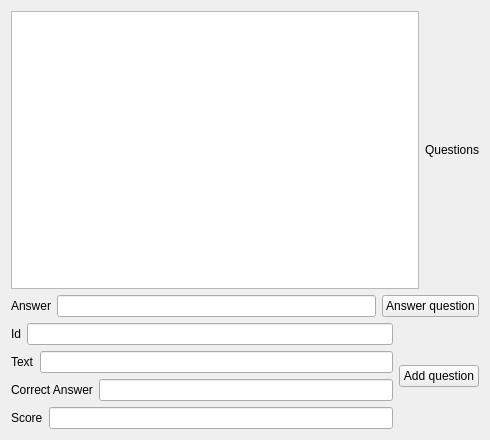
<?xml version="1.0" encoding="UTF-8"?>
<ui version="4.0">
 <class>presenter</class>
 <widget class="QWidget" name="presenter">
  <property name="geometry">
   <rect>
    <x>0</x>
    <y>0</y>
    <width>490</width>
    <height>440</height>
   </rect>
  </property>
  <property name="windowTitle">
   <string>presenter</string>
  </property>
  <layout class="QVBoxLayout" name="verticalLayout_2">
   <item>
    <layout class="QHBoxLayout" name="horizontalLayout">
     <item>
      <widget class="QListWidget" name="listWidget"/>
     </item>
     <item>
      <widget class="QLabel" name="label_questions">
       <property name="text">
        <string>Questions</string>
       </property>
      </widget>
     </item>
    </layout>
   </item>
   <item>
    <layout class="QHBoxLayout" name="horizontalLayout_7">
     <item>
      <layout class="QHBoxLayout" name="horizontalLayout_2">
       <item>
        <widget class="QLabel" name="label_answer">
         <property name="text">
          <string>Answer</string>
         </property>
        </widget>
       </item>
       <item>
        <widget class="QLineEdit" name="lineEdit"/>
       </item>
      </layout>
     </item>
     <item>
      <widget class="QPushButton" name="answerButton">
       <property name="text">
        <string>Answer question</string>
       </property>
      </widget>
     </item>
    </layout>
   </item>
   <item>
    <layout class="QHBoxLayout" name="horizontalLayout_8">
     <item>
      <layout class="QVBoxLayout" name="verticalLayout">
       <item>
        <layout class="QHBoxLayout" name="horizontalLayout_3">
         <item>
          <widget class="QLabel" name="label_id">
           <property name="text">
            <string>Id</string>
           </property>
          </widget>
         </item>
         <item>
          <widget class="QLineEdit" name="idLineEdit"/>
         </item>
        </layout>
       </item>
       <item>
        <layout class="QHBoxLayout" name="horizontalLayout_4">
         <item>
          <widget class="QLabel" name="label_text">
           <property name="text">
            <string>Text</string>
           </property>
          </widget>
         </item>
         <item>
          <widget class="QLineEdit" name="textLineEdit"/>
         </item>
        </layout>
       </item>
       <item>
        <layout class="QHBoxLayout" name="horizontalLayout_5">
         <item>
          <widget class="QLabel" name="label_correct_answer">
           <property name="text">
            <string>Correct Answer</string>
           </property>
          </widget>
         </item>
         <item>
          <widget class="QLineEdit" name="correctAnswerLineEdit"/>
         </item>
        </layout>
       </item>
       <item>
        <layout class="QHBoxLayout" name="horizontalLayout_6">
         <item>
          <widget class="QLabel" name="label_score">
           <property name="text">
            <string>Score</string>
           </property>
          </widget>
         </item>
         <item>
          <widget class="QLineEdit" name="scoreLineEdit"/>
         </item>
        </layout>
       </item>
      </layout>
     </item>
     <item>
      <widget class="QPushButton" name="addButton">
       <property name="text">
        <string>Add question</string>
       </property>
      </widget>
     </item>
    </layout>
   </item>
  </layout>
 </widget>
 <resources/>
 <connections/>
</ui>
